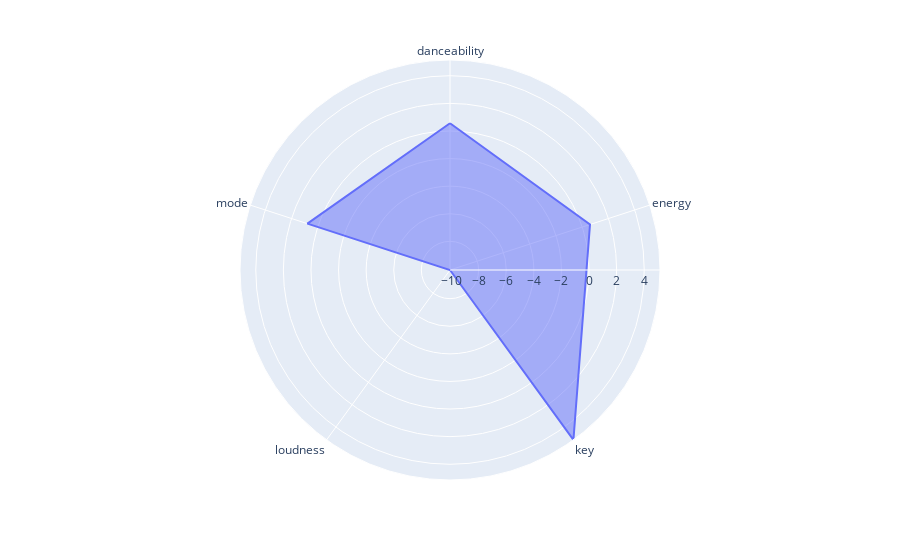

The notebook cell this image was saved under:
### Code cell
# Radar Chart 
import plotly.express as px

fig = px.line_polar(q ,r=col_vals, theta=col_names, line_close=True)
fig.update_traces(fill='toself')
fig.show()

### Figure 1 — Plotly figure (JSON) as saved in the notebook; plotly's stock layout.template omitted (floating-point values rounded to 4 significant figures)
{"data": [{"fill": "toself", "hovertemplate": "r=%{r}<br>theta=%{theta}<extra></extra>", "legendgroup": "", "line": {"color": "#636efa", "dash": "solid"}, "mode": "lines", "name": "", "r": [0.5615, 0.5922, 5.144, -10.08, 0.7916, 0.5615], "showlegend": false, "subplot": "polar", "theta": ["danceability", "energy", "key", "loudness", "mode", "danceability"], "type": "scatterpolar"}], "layout": {"legend": {"tracegroupgap": 0}, "margin": {"t": 60}, "polar": {"angularaxis": {"direction": "clockwise", "rotation": 90}, "domain": {"x": [0, 1], "y": [0, 1]}}}}
